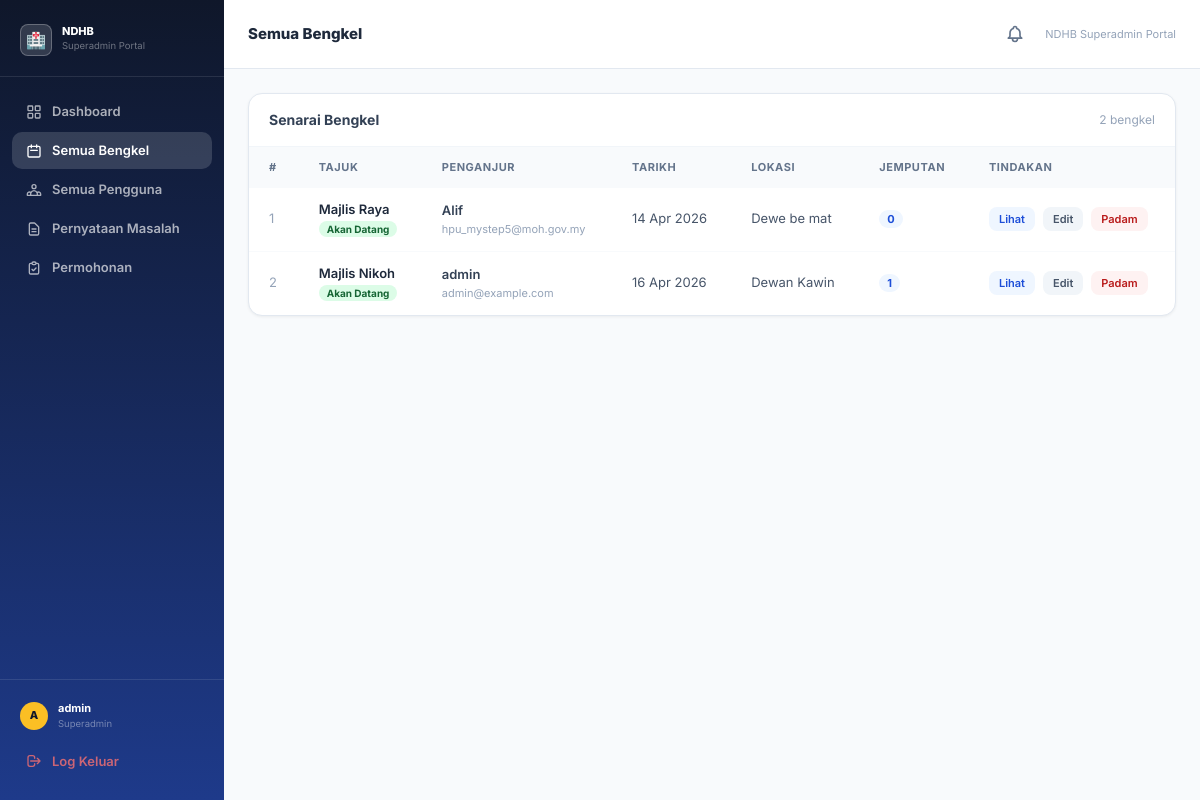
/superadmin/bengkel/ (signed in), run on the app's committed database.
### bengkel/models.py (models this page shows, shortened)
class Bengkel(models.Model):
    title             = models.CharField(max_length=255)
    description       = models.TextField(blank=True)
    tarikh            = models.DateTimeField()
    tarikh_tamat      = models.DateTimeField(null=True, blank=True)
    lokasi_nama       = models.CharField(max_length=300)
    lokasi_alamat     = models.TextField(blank=True)
    organizer_nama    = models.CharField(max_length=200)
    organizer_email   = models.EmailField(blank=True)
    organizer_telefon = models.CharField(max_length=30, blank=True)
    video_ucapan_url  = models.URLField(blank=True)   # alu-aluan / welcome speech
    video_arah_url    = models.URLField(blank=True)   # directions to hall
    had_peserta       = models.PositiveIntegerField(default=0)  # 0 = no limit
    reg_token         = models.UUIDField(default=uuid.uuid4, unique=True, editable=False)
    reg_enabled       = models.BooleanField(default=False)
    reg_had           = models.PositiveIntegerField(default=0)  # 0 = no extra cap
    created_by        = models.ForeignKey(
        User, on_delete=models.SET_NULL, null=True, related_name="bengkel_dicipta"
    )
    created_at  = models.DateTimeField(auto_now_add=True)
    updated_at  = models.DateTimeField(auto_now=True)
    class Meta:
        ordering         = ["-tarikh"]
        verbose_name     = "Bengkel"
        verbose_name_plural = "Senarai Bengkel"
    @property
    def jumlah_jemputan(self):
        return self.jemputan.count()

### superadmin_portal/views.py (the view)
# urls.py: path("bengkel/",                         views.semua_bengkel,          name="semua_bengkel"),
@login_required
def semua_bengkel(request):
    if not request.user.is_superuser:
        return redirect("home")
    bengkels = (
        Bengkel.objects
        .select_related("created_by")
        .prefetch_related("jemputan")
        .order_by("-created_at")
    )
    return render(request, "superadmin/semua_bengkel.html", {
        "bengkels": bengkels,
        "today": timezone.now(),
        "pending_permohonan": _pending_count(),
    })

### superadmin_portal/views.py (called while the page is built)
def _pending_count():
    return PenganjurRequest.objects.filter(status="pending").count()

### templates/superadmin/semua_bengkel.html (shortened to what this page needs)
{% extends "superadmin/base.html" %}
{% block nav_bengkel %}active{% endblock %}
{% block page_title %}Semua Bengkel{% endblock %}
{% block content %}
<div class="card overflow-hidden">
  <div class="px-5 py-4 border-b border-slate-100 flex items-center justify-between">
    <h2 class="font-bold text-sm text-slate-700">Senarai Bengkel</h2>
    <span class="text-[12px] text-slate-400">{{ bengkels|length }} bengkel</span>
  </div>
  <div class="overflow-x-auto">
    <table class="w-full text-[13px]">
      <thead>
        <tr class="bg-slate-50 text-slate-500 text-[11px] uppercase tracking-wider font-bold">
          <th class="text-left px-5 py-3">#</th>
          <th class="text-left px-5 py-3">Tajuk</th>
          <th class="text-left px-5 py-3">Penganjur</th>
          <th class="text-left px-5 py-3">Tarikh</th>
          <th class="text-left px-5 py-3">Lokasi</th>
          <th class="text-left px-5 py-3">Jemputan</th>
          <th class="text-left px-5 py-3">Tindakan</th>
        </tr>
      </thead>
      <tbody class="divide-y divide-slate-50">
        {% for b in bengkels %}
        <tr class="hover:bg-slate-50 transition-colors">
          <td class="px-5 py-3 text-slate-400">{{ forloop.counter }}</td>
          <td class="px-5 py-3">
            <div class="font-semibold text-slate-800">{{ b.title }}</div>
            {% if b.tarikh >= today %}
            <span class="text-[10px] px-2 py-0.5 rounded-full font-bold" style="background:#dcfce7;color:#166534">Akan Datang</span>
            {% else %}
            <span class="text-[10px] px-2 py-0.5 rounded-full font-bold" style="background:#f1f5f9;color:#64748b">Selesai</span>
            {% endif %}
          </td>
          <td class="px-5 py-3">
            <div class="font-semibold text-slate-700">{{ b.created_by.username|default:"—" }}</div>
            <div class="text-[11px] text-slate-400">{{ b.created_by.email|default:"" }}</div>
          </td>
          <td class="px-5 py-3 text-slate-600 whitespace-nowrap">{{ b.tarikh|date:"d M Y" }}</td>
          <td class="px-5 py-3 text-slate-600">{{ b.lokasi_nama }}</td>
          <td class="px-5 py-3">
            <span class="px-2 py-0.5 rounded-full font-bold text-[11px]" style="background:#eff6ff;color:#1d4ed8">{{ b.jumlah_jemputan }}</span>
          </td>
          <td class="px-5 py-3">
            <div class="flex items-center gap-2">
              <a href="{% url 'superadmin:detail_bengkel' b.pk %}"
                 class="px-2.5 py-1 rounded-lg text-[11px] font-semibold transition-all hover:opacity-90"
                 style="background:#eff6ff;color:#1d4ed8">Lihat</a>
              <a href="{% url 'superadmin:edit_bengkel' b.pk %}"
                 class="px-2.5 py-1 rounded-lg text-[11px] font-semibold transition-all hover:opacity-90"
                 style="background:#f1f5f9;color:#475569">Edit</a>
              <form method="post" action="{% url 'superadmin:delete_bengkel' b.pk %}"
                    onsubmit="return confirm('Padam bengkel ini? Semua jemputan turut dipadam.')">
                <button type="submit"
                  class="px-2.5 py-1 rounded-lg text-[11px] font-semibold transition-all hover:opacity-90"
                  style="background:#fef2f2;color:#b91c1c">Padam</button>
              </form>
            </div>
          </td>
        </tr>
        {% empty %}
        <tr><td colspan="6" class="px-5 py-10 text-center text-slate-400">Tiada bengkel dijumpai.</td></tr>
        {% endfor %}
      </tbody>
    </table>
  </div>
</div>
{% endblock %}

### templates/superadmin/base.html (shortened to what this page needs)
<!DOCTYPE html>
<html lang="ms" class="h-full">
<head>
  <script src="https://cdn.tailwindcss.com"></script>
</head>
<body class="h-full bg-slate-50 flex">
  <aside class="w-56 flex-shrink-0 flex flex-col min-h-screen" style="background:linear-gradient(180deg,#0f172a 0%,#1e3a8a 100%)">
    <div class="px-5 pt-6 pb-5 border-b border-white/10">
      <div class="flex items-center gap-2.5">
        <div class="w-8 h-8 rounded-lg bg-white/15 border border-white/25 flex items-center justify-center text-base">🏥</div>
        <div>
          <div class="text-white text-[11px] font-extrabold leading-none">NDHB</div>
          <div class="text-white/40 text-[9.5px] mt-0.5">Superadmin Portal</div>
        </div>
      </div>
    </div>
    <nav class="flex-1 px-3 pt-4 space-y-0.5">
      <a href="{% url 'superadmin:dashboard' %}" class="nav-link {% block nav_dashboard %}{% endblock %}">
        <svg class="w-4 h-4 flex-shrink-0" fill="none" stroke="currentColor" stroke-width="2" viewBox="0 0 24 24"><rect x="3" y="3" width="7" height="7" rx="1"/><rect x="14" y="3" width="7" height="7" rx="1"/><rect x="3" y="14" width="7" height="7" rx="1"/><rect x="14" y="14" width="7" height="7" rx="1"/></svg>
        Dashboard
      </a>
      <a href="{% url 'superadmin:semua_bengkel' %}" class="nav-link {% block nav_bengkel %}{% endblock %}">
        <svg class="w-4 h-4 flex-shrink-0" fill="none" stroke="currentColor" stroke-width="2" viewBox="0 0 24 24"><path stroke-linecap="round" stroke-linejoin="round" d="M8 7V3m8 4V3m-9 8h10M5 21h14a2 2 0 002-2V7a2 2 0 00-2-2H5a2 2 0 00-2 2v12a2 2 0 002 2z"/></svg>
        Semua Bengkel
      </a>
      <a href="{% url 'superadmin:semua_pengguna' %}" class="nav-link {% block nav_pengguna %}{% endblock %}">
        Semua Pengguna
      </a>
      <a href="{% url 'superadmin:semua_pernyataan' %}" class="nav-link {% block nav_pernyataan %}{% endblock %}">
        <svg class="w-4 h-4 flex-shrink-0" fill="none" stroke="currentColor" stroke-width="2" viewBox="0 0 24 24"><path stroke-linecap="round" stroke-linejoin="round" d="M9 12h6m-6 4h6m2 5H7a2 2 0 01-2-2V5a2 2 0 012-2h5.586a1 1 0 01.707.293l5.414 5.414a1 1 0 01.293.707V19a2 2 0 01-2 2z"/></svg>
        Pernyataan Masalah
      </a>
      <a href="{% url 'superadmin:permohonan_penganjur' %}" class="nav-link {% block nav_permohonan %}{% endblock %}">
        <svg class="w-4 h-4 flex-shrink-0" fill="none" stroke="currentColor" stroke-width="2" viewBox="0 0 24 24"><path stroke-linecap="round" stroke-linejoin="round" d="M9 5H7a2 2 0 00-2 2v12a2 2 0 002 2h10a2 2 0 002-2V7a2 2 0 00-2-2h-2M9 5a2 2 0 002 2h2a2 2 0 002-2M9 5a2 2 0 012-2h2a2 2 0 012 2m-6 9l2 2 4-4"/></svg>
        <span class="flex-1">Permohonan</span>
      </a>
    </nav>
    <div class="px-3 pb-5 pt-3 border-t border-white/10">
      <div class="flex items-center gap-2.5 px-2 py-2">
        <div class="w-7 h-7 rounded-full bg-amber-400 flex items-center justify-center text-[11px] font-extrabold text-slate-900 uppercase">{{ request.user.username|first }}</div>
        <div class="flex-1 min-w-0">
          <div class="text-white text-[11px] font-bold truncate">{{ request.user.username }}</div>
          <div class="text-white/40 text-[9.5px]">Superadmin</div>
        </div>
      </div>
      <a href="{% url 'logout' %}" class="nav-link mt-1" style="color:rgba(248,113,113,.8)">
        <svg class="w-4 h-4 flex-shrink-0" fill="none" stroke="currentColor" stroke-width="2" viewBox="0 0 24 24"><path stroke-linecap="round" stroke-linejoin="round" d="M17 16l4-4m0 0l-4-4m4 4H7m6 4v1a3 3 0 01-3 3H6a3 3 0 01-3-3V7a3 3 0 013-3h4a3 3 0 013 3v1"/></svg>
        Log Keluar
      </a>
    </div>
  </aside>
  <div class="flex-1 flex flex-col min-h-screen overflow-hidden">
    <header class="bg-white border-b border-slate-200 px-6 py-4 flex items-center justify-between flex-shrink-0">
      <h1 class="text-[15px] font-extrabold text-slate-800">{% block page_title %}Dashboard{% endblock %}</h1>
      <div class="flex items-center gap-3">
        <a href="{% url 'superadmin:permohonan_penganjur' %}" class="relative p-2 rounded-xl hover:bg-slate-100 transition-colors" title="Permohonan Penganjur">
        </a>
        <span class="text-[11px] text-slate-400">NDHB Superadmin Portal</span>
      </div>
    </header>
    <main class="flex-1 overflow-y-auto px-6 py-6">
      {% block content %}{% endblock %}
    </main>
  </div>
</body>
</html>

### templates/superadmin/base.html (style rules this page uses)
* { -webkit-font-smoothing:antialiased; }
body { font-family:"Inter",system-ui,sans-serif; }
.card { background:#fff;border-radius:.875rem;border:1px solid #e2e8f0;box-shadow:0 1px 3px rgba(0,0,0,.06); }
.nav-link { display:flex;align-items:center;gap:.625rem;padding:.55rem .875rem;border-radius:.625rem;font-size:.8125rem;font-weight:600;color:rgba(255,255,255,.65);transition:background .15s,color .15s; }
.nav-link.active { background:rgba(255,255,255,.15);color:#fff; }

### data on the page
Bengkel: title "Majlis Raya", shows "Akan Datang", created_by.username "Alif", created_by.email "hpu_mystep5@moh.gov.my", tarikh "14 Apr 2026", lokasi_nama "Dewe be mat", jumlah_jemputan "0"
Bengkel: title "Majlis Nikoh", shows "Akan Datang", created_by.username "admin", created_by.email "admin@example.com", tarikh "16 Apr 2026", lokasi_nama "Dewan Kawin", jumlah_jemputan "1"

### other printed values
{{ request.user.username|first }} "A"
{{ request.user.username }} "admin"
{{ bengkels|length }} "2"
